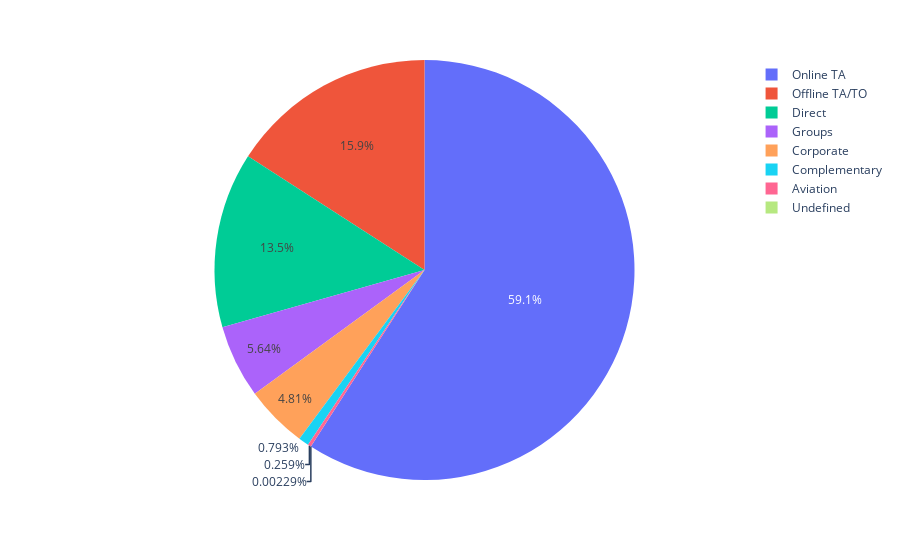

Notebook cell for this chart:
### Code cell
# pie plot
fig = px.pie(df, 
    values = y, 
    names = x)
fig.show()

### Figure 1 — Plotly figure (JSON) as saved in the notebook; plotly's stock layout.template omitted (floating-point values rounded to 4 significant figures)
{"data": [{"domain": {"x": [0, 1], "y": [0, 1]}, "hovertemplate": "label=%{label}<br>value=%{value}<extra></extra>", "labels": ["Online TA", "Offline TA/TO", "Direct", "Groups", "Corporate", "Complementary", "Aviation", "Undefined"], "legendgroup": "", "name": "", "showlegend": true, "type": "pie", "values": [51553, 13855, 11780, 4922, 4200, 692, 226, 2]}], "layout": {"legend": {"tracegroupgap": 0}, "margin": {"t": 60}}}
